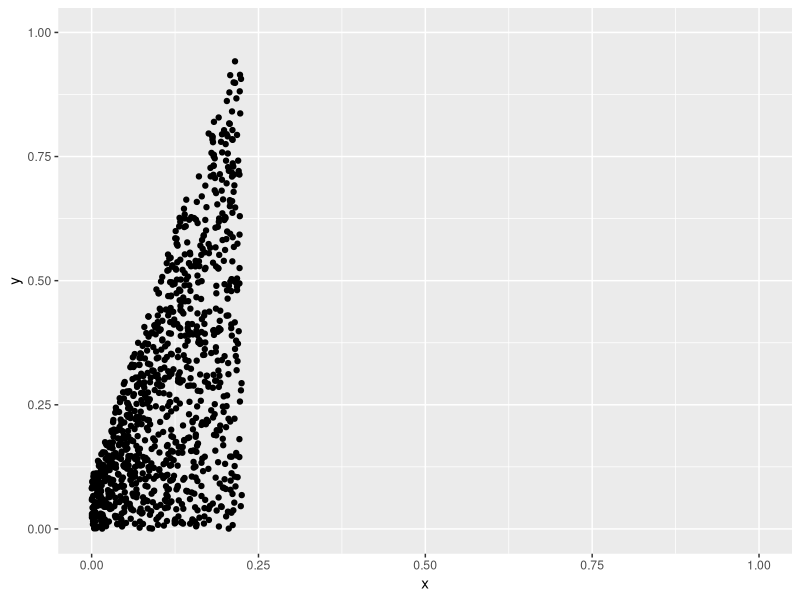
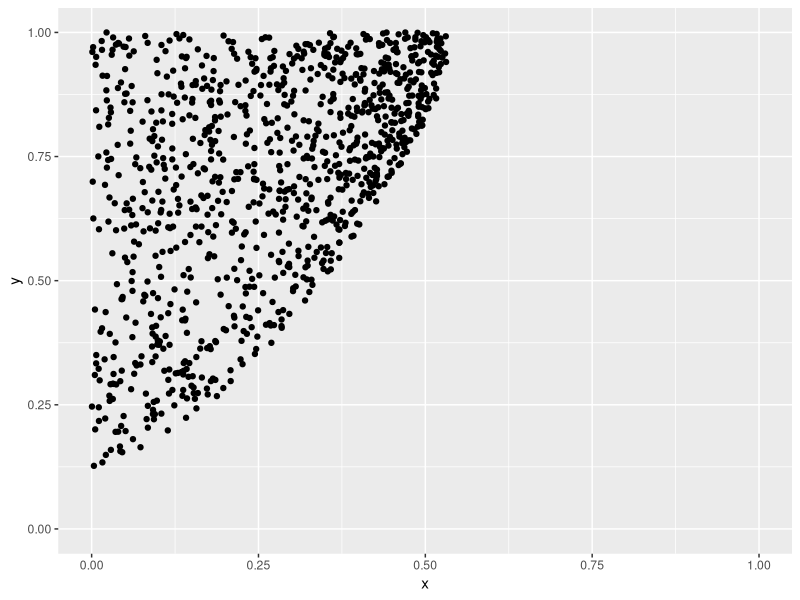
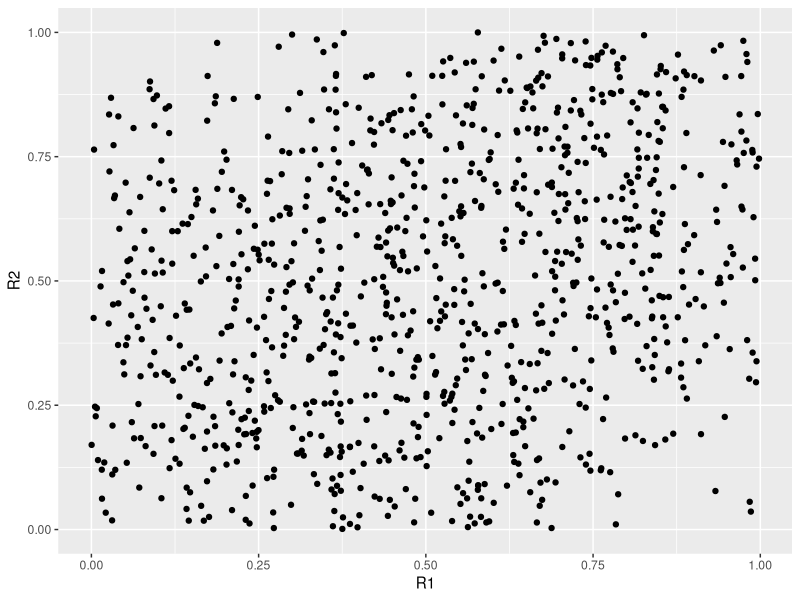
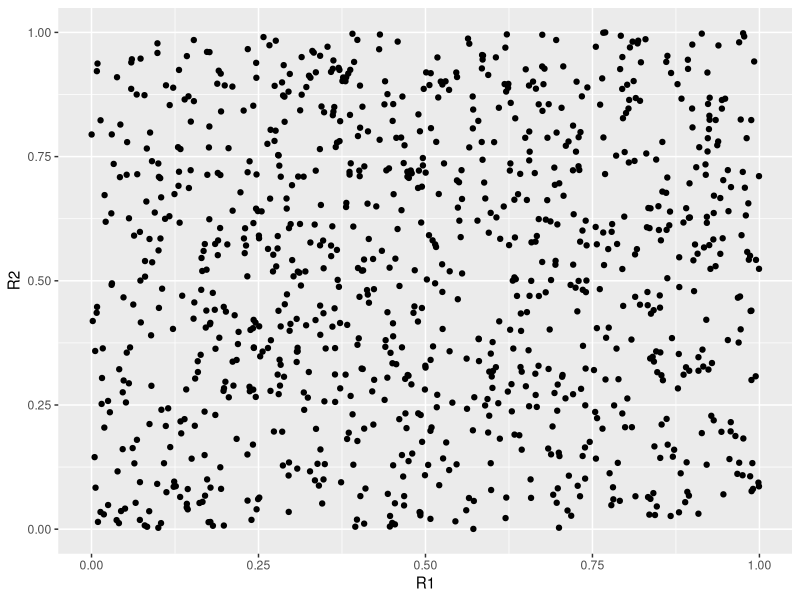
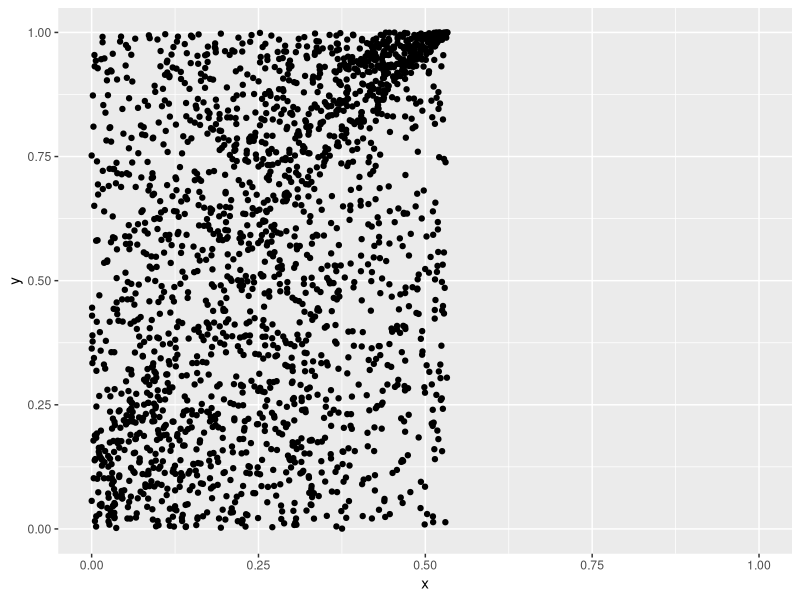

Reproduce these figures in R, in order.
library("ggplot2")
library("MASS")
library("class")

class_pred = function(fa_a, fa_p){
  tt = 0
  tf = 0
  ft = 0
  ff = 0
  lv1 = levels(fa_a)[1]
  lv2 = levels(fa_a)[2]
  for (i in 1:length(fa_a)){
    if (fa_a[i]==lv1 && fa_p[i]==lv1){
      tt = tt+1
    } else if (fa_a[i]==lv1 && fa_p[i]==lv2){
      tf = tf+1
    } else if (fa_a[i]==lv2 && fa_p[i]==lv1){
      ft = ft+1
    } else if (fa_a[i]==lv2 && fa_p[i]==lv2){
      ff = ff+1
    }
  }
  desc_str = paste(lv1,"is considered as True and", lv2, "is considered as False")
  col_n = c("True/True", "True/False", "False/True", "False/False")
  row_n = c("Raw Counts", "Proportion")
  desc_vec = c(tt,tf,ft,ff)
  t = tt+tf
  f = ft+ff
  prop_vec = c(tt/t, tf/t, ft/f, ff/f)
  desc_df = rbind.data.frame(desc_vec, prop_vec)
  rownames(desc_df) = row_n
  colnames(desc_df) = col_n
  return (list(desc_str, desc_df))
}

# Data Simulation

# Generate an x,y pair in the unit square so that y>mx*b if label==1 and y<mx*b if label==-1

lin_pair=function(m,b,label){
  # find the part of x that is in the unit square
  x_max = (1-b)/m
  if (!(x_max>=0 && x_max<=1)){
    return(c(NaN, NaN))
  } else {
    x = runif(1, 0, x_max)
    y_true = m*x+b
    if (label==1){
      y = runif(1, y_true,1)
    } else if (label==-1){
      y = runif(1, 0, y_true)
    } else {
      return ("Error, label must be +/- 1")
    }
  }
  return(c(x,y))
}

#Generate a list of n lin_pairs into a datamframe
lin_pair_gen = function(m,b,label,n){
  lin_df = as.data.frame(matrix(0, nrow=n, ncol=2))
  for (i in 1:n){
    l=lin_pair(m,b,label)
    lin_df[i,1]=l[[1]]
    lin_df[i,2]=l[[2]]
  }
  return (lin_df)
}


#Test and graph
l_df = lin_pair_gen(4,0.1,-1, 1000)
colnames(l_df)=c("x","y")
ggplot(data=l_df, aes(x=x,y=y))+geom_point()+ylim(0,1)+xlim(0,1)


#Do the same for a quadratic
quad_pair=function(a,b,c,label){
  # find the part of x that is in the unit square
  x_max = suppressWarnings(b+sqrt(1/a-c))
  if (is.na(x_max)||!(x_max>=0 && x_max<=1)){
    return(c(NaN, NaN))
  } else {
    x = runif(1, 0, x_max)
    y_true = a*(x-b)^2+c
    if (label==1){
      y = runif(1, y_true,1)
    } else if (label==-1){
      y = runif(1, 0, y_true)
    } else {
      return ("Error, label must be +/- 1")
    }
  }
  return(c(x,y))
}

#Generate a list of n quad_pairs into a datamframe
quad_pair_gen = function(a,b,c,label,n){
  quad_df = as.data.frame(matrix(0, nrow=n, ncol=2))
  for (i in 1:n){
    l=quad_pair(a,b,c,label)
    quad_df[i,1]=l[[1]]
    quad_df[i,2]=l[[2]]
  }
  return (quad_df)
}

#Test and graph
q_df = quad_pair_gen(2,-0.1,0.1,1,1000)
colnames(q_df)=c("x","y")
ggplot(data=q_df, aes(x=x,y=y))+geom_point()+ylim(0,1)+xlim(0,1)

# Multivariate distribution (not sure if this works)
mvnorm_pair = function(mu,cov){
  m = mvrnorm(1, mu=mu, Sigma=cov)
  c1 = m[[1]]>1
  c2 = m[[2]]>1
  c3 = m[[1]]<0
  c4 = m[[2]]<0
  while (c1||c2||c3||c4){
    m = mvrnorm(1, mu=mu, Sigma=cov)
    c1 = m[[1]]>1
    c2 = m[[2]]>1
    c3 = m[[1]]<0
    c4 = m[[2]]<0
  }
  return(m)
}

# In p-dimentional space, p*p-1/2 parameters must be estimated for a generative model positing that our two classes of data are generated by multivariate normal distributions

# 100 data points from mvrnorm
cov_1 = matrix(c(0.2,0.1,0.1,0.2), nrow=2)

m_pair_gen = function(mu,cov,n){
  m_df = as.data.frame(matrix(0, nrow=n, ncol=2))
  for (i in 1:n){
    l=mvnorm_pair(mu,cov)
    m_df[i,1]=l[[1]]
    m_df[i,2]=l[[2]]
  }
  return (m_df)
}

m_df_1 = m_pair_gen(c(0.25,0.25), cov_1, 500)
m_df_1$class = rep(1,50)
m_df_2 = m_pair_gen(c(0.75,0.75), cov_1, 500)
m_df_2$class = rep(-1,50)
m_df = rbind(m_df_1, m_df_2)
colnames(m_df)=c("R1", "R2", "class")
ggplot(data=m_df, aes(x=R1, y=R2))+geom_point()

m_lda = lda(class~., data=m_df)
# True/True at 0.62 and False/False at 0.6 with 100 data points
# True/True at 0.65 and False/False at 0.66 with 1000 data points
m_qda = qda(class~., data=m_df)
# True/True at 0.64 and False/False at 0.62 with 100 data points
# True/True at 0.65 and False/False at 0.67 with 1000 data points

m_plda = predict(m_lda, dplyr::select(m_df, R1,R2))
m_pqda = predict(m_qda, dplyr::select(m_df, R1,R2))

class_pred(factor(m_df$class), m_plda$class)
class_pred(factor(m_df$class), m_pqda$class)

# 100 data points from mvrnorm with very different covarience matricies
cov_2 = matrix(c(0.5,0.01,0.01,0.5), nrow=2)
m_df_01 = m_pair_gen(c(0.25,0.25), cov_2, 500)
m_df_01$class = rep(1,50)
m_df_02 = m_pair_gen(c(0.75,0.75), cov_2, 500)
m_df_02$class = rep(-1,50)
m_df_0 = rbind(m_df_01, m_df_02)
colnames(m_df_0)=c("R1", "R2", "class")
ggplot(data=m_df_0, aes(x=R1, y=R2))+geom_point()

m_lda_0 = lda(class~., data=m_df_0)
m_qda_0 = qda(class~., data=m_df_0)

m_plda_0 = predict(m_lda_0, dplyr::select(m_df_0, R1,R2))
m_pqda_0 = predict(m_qda_0, dplyr::select(m_df_0, R1,R2))

class_pred(factor(m_df_0$class), m_plda_0$class)
# True/True at 0.58 and False/False at 0.58 with 100 data points
# No improvement at 1000 data points
class_pred(factor(m_df_0$class), m_pqda_0$class)
# True/True at 0.56 and False/False at 0.66 with 100 data points
# No improvement at 1000 data points


# 200 data points from linear
l_df_1 = lin_pair_gen(1.5,0.2,1, 1000)
l_df_1$class = rep(1,50)
l_df_2 = lin_pair_gen(1.5,0.2,-1, 1000)
l_df_2$class = rep(-1,50)

l_df = rbind(l_df_1, l_df_2)
colnames(l_df)=c("x", "y", "class")

ggplot(data=l_df, aes(x=x, y=y))+geom_point()+ylim(0,1)+xlim(0,1)
l_lda = lda(class~., data=l_df)
l_qda = qda(class~., data=l_df)

lin_l = predict(l_lda, dplyr::select(l_df, x,y))
# 0.909 true true; 0.964 false false at 1000 points each
lin_q = predict(l_qda, dplyr::select(l_df, x,y))
# 0.933 true true; 0.957 false false at 1000 points each